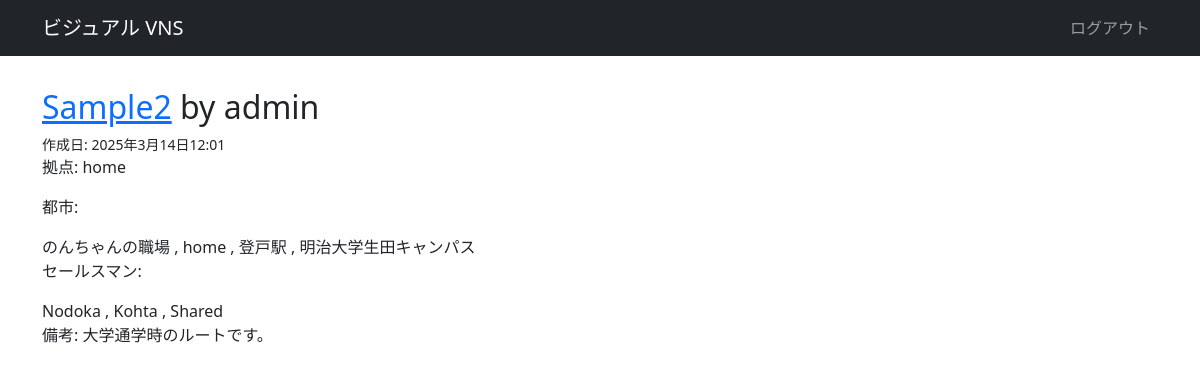
The app's page /practice/015395dd-022b-4bea-b32a-b7c769765238/route_detail/ (signed in) with its own data.
### practice/models.py (models this page shows, shortened)
class Route(models.Model):
    uuid = models.UUIDField(primary_key=True, default=uuid.uuid4, editable=False)
    name = models.CharField(max_length=100)
    depot = models.ForeignKey(City, related_name='depot', on_delete=models.CASCADE)
    cities = models.ManyToManyField(City)
    salesmen = models.ManyToManyField(Salesman)
    description = models.TextField('備考', blank=True)
    created_by = models.ForeignKey(settings.AUTH_USER_MODEL, verbose_name="作成者", on_delete=models.CASCADE)
    created_at = models.DateTimeField("作成日", auto_now_add=True)
    updated_at = models.DateTimeField("更新日", auto_now=True)

class City(models.Model):
    uuid = models.UUIDField(primary_key=True, default=uuid.uuid4, editable=False)
    name = models.CharField(max_length=100)
    address = models.CharField(max_length=100)
    salesman = models.ForeignKey(Salesman, on_delete=models.CASCADE)
    description = models.TextField('備考', blank=True)
    created_by = models.ForeignKey(settings.AUTH_USER_MODEL, verbose_name="作成者", on_delete=models.CASCADE)
    created_at = models.DateTimeField("作成日", auto_now_add=True)
    updated_at = models.DateTimeField("更新日", auto_now=True)

class Salesman(models.Model):
    uuid = models.UUIDField(primary_key=True, default=uuid.uuid4, editable=False)
    name = models.CharField(max_length=100)
    description = models.TextField('備考', blank=True)
    created_by = models.ForeignKey(settings.AUTH_USER_MODEL, verbose_name="作成者", on_delete=models.CASCADE)
    created_at = models.DateTimeField("作成日", auto_now_add=True)
    updated_at = models.DateTimeField("更新日", auto_now=True)

### practice/views.py (the view)
# urls.py: path('<uuid:route_id>/route_detail/', views.route_detail, name='route_detail'),
def route_detail(request, route_id):
    route = get_object_or_404(Route, pk=route_id)
    return render(request, 'practice/route_detail.html', {'route': route})

### practice/templates/practice/route_detail.html
{% extends "base.html" %}
{% load django_bootstrap5 %}
{% block main %}
<div>
    <h2><a href="{% url 'route_edit' route.uuid %}">{{ route.name }}</a> by {{ route.created_by.username }}</h2>
    <small>作成日: {{ route.created_at }}</small>
    <p>拠点: {{ route.depot.name }}</p>
    <p>都市: </p>
    {% for city in route.cities.all %}
        {{ city.name }} {% if not forloop.last %}, {% endif %}
    {% endfor %}
    <p>セールスマン: </p>
    {% for salesman in route.salesmen.all %}
        {{ salesman.name}} {% if not forloop.last %}, {% endif %}
    {% endfor %}
    <p>備考: {{ route.description }}</p>
</div>
{% endblock %}

### records on screen
Route: name "Sample2", created_by.username "admin", created_at "2025年3月14日12:01", depot.name "home", description "大学通学時のルートです。"
City: name "のんちゃんの職場"
City: name "home"
City: name "登戸駅"
City: name "明治大学生田キャンパス"
Salesman: name "Nodoka"
Salesman: name "Kohta"
Salesman: name "Shared"
